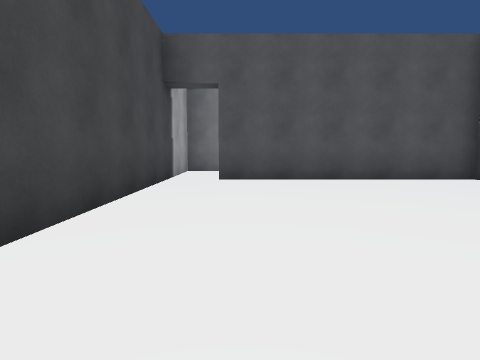
view 1 (above)

15 first-person views from a walk through a Unity game level. The camera is 1.2 m above the floor, tilts 6° down and sees 80° across. The floor is counted in squares, 2 m on a side. Each view is taken from the middle of a square. On the plan, view 1 faces up. The plan holds only what a view shows up to about 9 squares ahead; the rest is blank. The place goes on beyond the plan. The player is left out. Surface patterns are stand-ins for the level's own textures.

view 2
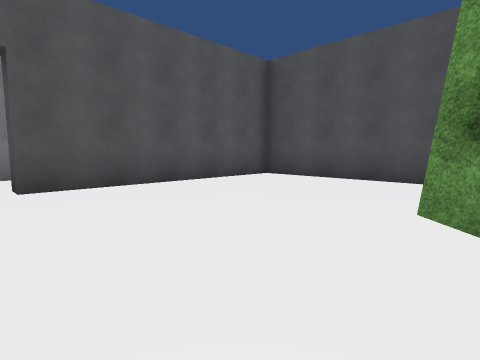

view 3
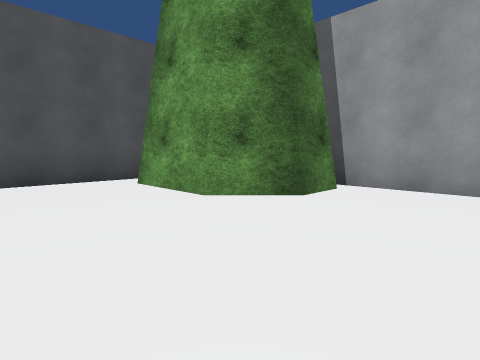

view 4
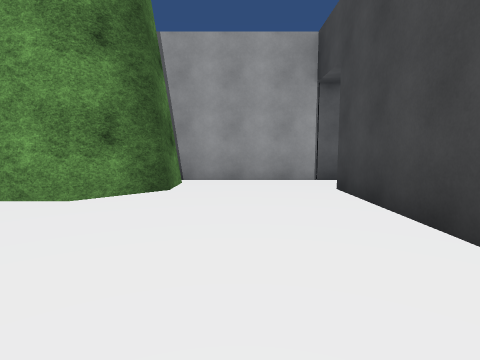

view 5
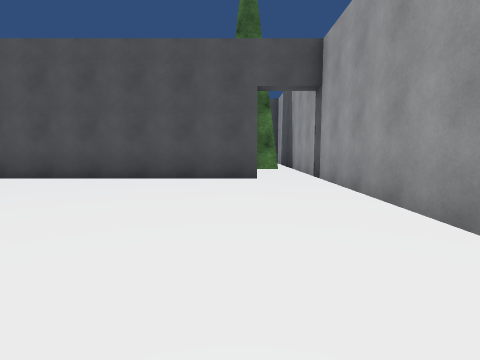

view 6
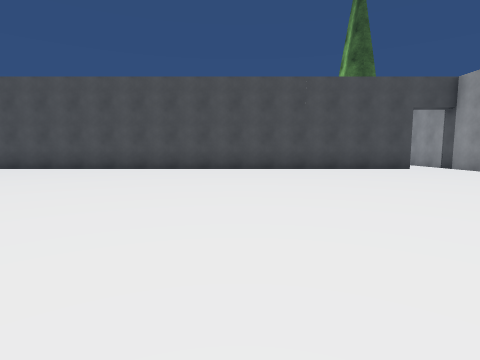

view 7
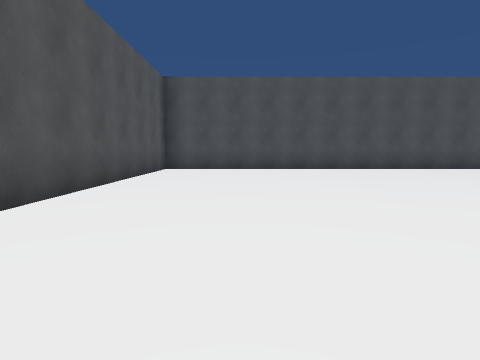

view 8
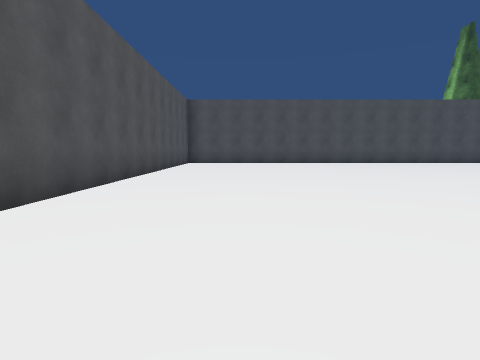

view 9
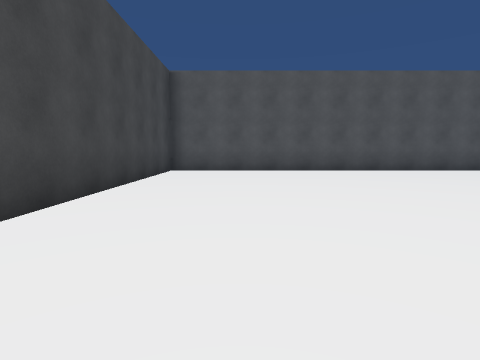

view 10
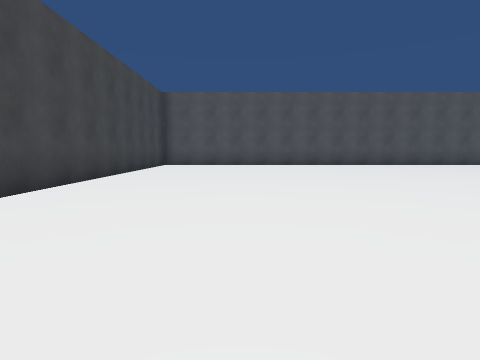

view 11
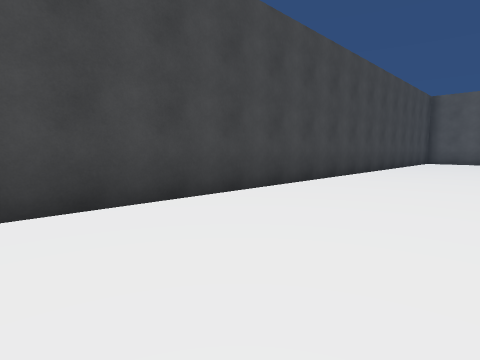

view 12
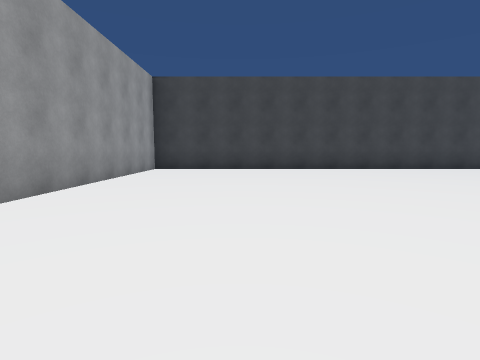

view 13
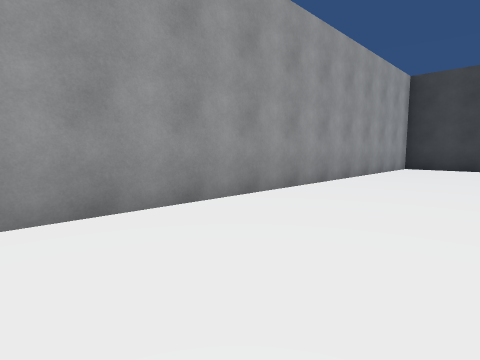

view 14
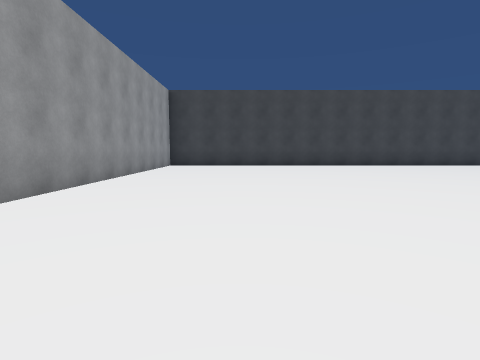

view 15
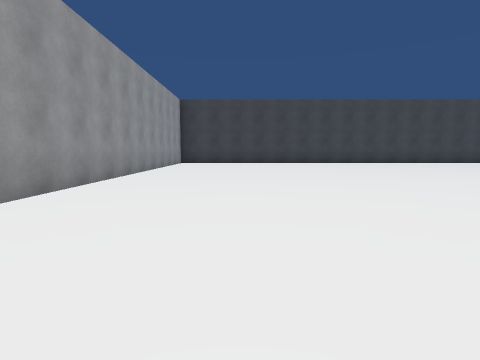

### Floor plan
Points are (right, up) in squares from view 1. A wall is a line through its corners. A room is listed if a view was taken in it or the views show most of it. See-through windows are left out.
Room 1 (views 1, 2, 3, 4)
walls: (1.1, -0.2) (1.1, 0.8) (2, 1.6) (4, 1.6); (4.8, 1.1) (4.8, 4.5); (-1.5, 6.6) (-1.5, 0.6); (4.5, 5.8) (-0.4, 5.8) (-0.4, 6.4); (-2.5, -0.7) (1.5, -0.7)
ways out: opening at (-2, 0) to room 2; opening at (-1, 6); opening at (4, 5)
Room 2 (views 5, 6, 7, 8, 9, 10, 11, 12, 13, 14, 15)
walls: (-2, 0.6) (-2, 16.3) (-17, 16.3) (-17, -0.7) (-2.5, -0.7)
ways out: opening at (-2, 0) to room 1

Positions as (right, up) in squares from view 1, and headings:
1: (0, 0), facing up
2: (-1, 1), facing up-right
3: (-1, 4), facing down-right
4: (0, 5), facing down
5: (-8, 1), facing right
6: (-11, 6), facing right
7: (-11, 14), facing right
8: (-15, 14), facing right
9: (-15, 8), facing up
10: (-14, 5), facing up
11: (-14, 2), facing up-left
12: (-8, 2), facing left
13: (-7, 2), facing down-left
14: (-6, 2), facing left
15: (-4, 2), facing left
